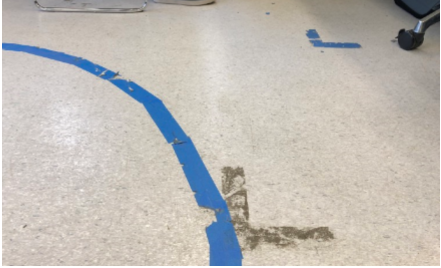
#> input picture dilation.PNG, 441 x 268 px, found by its file name
$ python dilation.py
#> lines starting #> are read from the running program, lines starting #| are printed output that depends on the picture
import cv2
import numpy as np
import matplotlib.pyplot as plt

img = cv2.imread('dilation.png', 0)
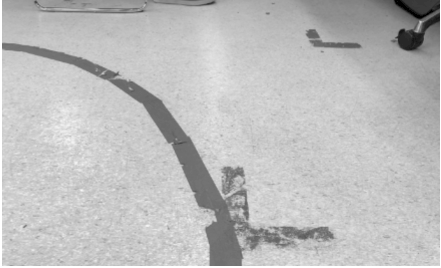
#> img: shape (268, 441); min 0, max 255, mean 189.3
# rows,col,ch = img.shape
img = img[228:248, 1:441]
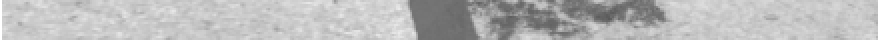
#> img: shape (20, 440) (shown 2 times larger); min 89, max 255, mean 184.9
# [4 lines of commented-out code are left out]
centred_img = cv2.copyMakeBorder(img, 0,0,0,10,cv2.BORDER_CONSTANT,value =1)
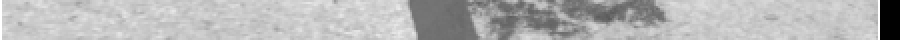
#> centred_img: shape (20, 450) (shown 2 times larger); min 1, max 255, mean 180.8

plt.subplot(211),cv2.imshow('image',centred_img)
plt.subplot(212), cv2.imshow('image', img)

cv2.waitKey(0)
